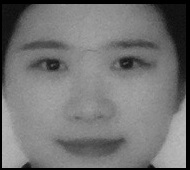
//> input picture data/190_170.jpg, 190 x 170 px
$ ./main ../data/190_170.jpg ../data/Back_Projection_Theory0.jpg ../data/Back_Projection_Theory0.jpg   (built with g++ and OpenCV 4)
//> lines starting //> are read from the running program, lines starting //| are printed output that depends on the picture; after the words box and inside, x2 and y2 are one past the last pixel; in counts of white or black regions, pixels touching at a corner belong together
#include "opencv2/imgcodecs.hpp"
#include "opencv2/highgui.hpp"
#include "opencv2/imgproc.hpp"
#include <iostream>
using namespace std;
using namespace cv;
int main( int argc, char** argv )
{
    Mat src_base, hsv_base;
    Mat src_test1, hsv_test1;
    Mat src_test2, hsv_test2;
    Mat hsv_half_down;
    if( argc < 4 )
    {
        printf("** Error. Usage: ./compareHist_Demo <image_settings0> <image_settings1> <image_settings2>\n");
        return -1;
    }
    src_base = imread( argv[1], IMREAD_COLOR );
//> src_base is the input picture: 170 rows x 190 cols, CV_8UC3; min 0, max 188, mean 114.8
    src_test1 = imread( argv[2], IMREAD_COLOR );
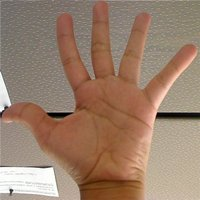
//> input picture data/Back_Projection_Theory0.jpg, 200 x 200 px
//> src_test1 is the input picture: 200 rows x 200 cols, CV_8UC3; mean B, G, R 107.8, 127.1, 154.3
    src_test2 = imread( argv[3], IMREAD_COLOR );
    if(src_base.empty() || src_test1.empty() || src_test2.empty())
    {
      cout << "Can't read one of the images" << endl;
      return -1;
    }
    cvtColor( src_base, hsv_base, COLOR_BGR2HSV );
//> hsv_base: 170 rows x 190 cols, CV_8UC3; mean H, S, V 0, 0, 114.8
    cvtColor( src_test1, hsv_test1, COLOR_BGR2HSV );
//> hsv_test1: 200 rows x 200 cols, CV_8UC3; mean H, S, V 15.5, 80.3, 154.4
    cvtColor( src_test2, hsv_test2, COLOR_BGR2HSV );
    hsv_half_down = hsv_base( Range( hsv_base.rows/2, hsv_base.rows - 1 ), Range( 0, hsv_base.cols - 1 ) );
//> hsv_half_down: 84 rows x 189 cols, CV_8UC3; mean H, S, V 0, 0, 132.3
    int h_bins = 50; int s_bins = 60;
    int histSize[] = { h_bins, s_bins };
    // hue varies from 0 to 179, saturation from 0 to 255
    float h_ranges[] = { 0, 180 };
    float s_ranges[] = { 0, 256 };
    const float* ranges[] = { h_ranges, s_ranges };
    // Use the o-th and 1-st channels
    int channels[] = { 0, 1 };
    MatND hist_base;
    MatND hist_half_down;
    MatND hist_test1;
    MatND hist_test2;
    calcHist( &hsv_base, 1, channels, Mat(), hist_base, 2, histSize, ranges, true, false );
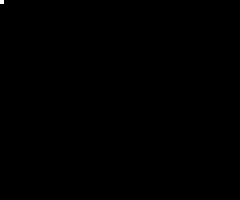
//> hist_base: 50 rows x 60 cols, CV_32FC1 (shown 4 times larger); values 0 (black) and 32300 (white), 0.03% white in thin lines or dots, all inside (x1, y1, x2, y2) = (0, 0, 1, 1)
    normalize( hist_base, hist_base, 0, 1, NORM_MINMAX, -1, Mat() );
    calcHist( &hsv_half_down, 1, channels, Mat(), hist_half_down, 2, histSize, ranges, true, false );
    normalize( hist_half_down, hist_half_down, 0, 1, NORM_MINMAX, -1, Mat() );
    calcHist( &hsv_test1, 1, channels, Mat(), hist_test1, 2, histSize, ranges, true, false );
    normalize( hist_test1, hist_test1, 0, 1, NORM_MINMAX, -1, Mat() );
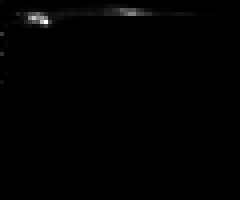
//> hist_test1: 50 rows x 60 cols, CV_32FC1 (shown 4 times larger); min 0, max 1, mean 0.0063
    calcHist( &hsv_test2, 1, channels, Mat(), hist_test2, 2, histSize, ranges, true, false );
    normalize( hist_test2, hist_test2, 0, 1, NORM_MINMAX, -1, Mat() );
    for( int i = 0; i < 4; i++ )
    {
        int compare_method = i;
        double base_base = compareHist( hist_base, hist_base, compare_method );
        double base_half = compareHist( hist_base, hist_half_down, compare_method );
        double base_test1 = compareHist( hist_base, hist_test1, compare_method );
        double base_test2 = compareHist( hist_base, hist_test2, compare_method );
        printf( " Method [%d] Perfect, Base-Half, Base-Test(1), Base-Test(2) : %f, %f, %f, %f \n", i, base_base, base_half , base_test1, base_test2 );
    }
//> this loop made 4 passes
//> (base_base, base_half, base_test1, base_test2) on passes 1 to 4: (1, 1, 0.0111, 0.0111), (0, 0, 0.934, 0.934), (1, 1, 0.0335, 0.0335), (0, 0, 0.979, 0.979)
//|  Method [0] Perfect, Base-Half, Base-Test(1), Base-Test(2) : 1.000000, 1.000000, 0.011061, 0.011061
//|  Method [1] Perfect, Base-Half, Base-Test(1), Base-Test(2) : 0.000000, 0.000000, 0.934049, 0.934049
//|  Method [2] Perfect, Base-Half, Base-Test(1), Base-Test(2) : 1.000000, 1.000000, 0.033538, 0.033538
//|  Method [3] Perfect, Base-Half, Base-Test(1), Base-Test(2) : 0.000000, 0.000000, 0.978708, 0.978708
    printf( "Done \n" );
    return 0;
}
